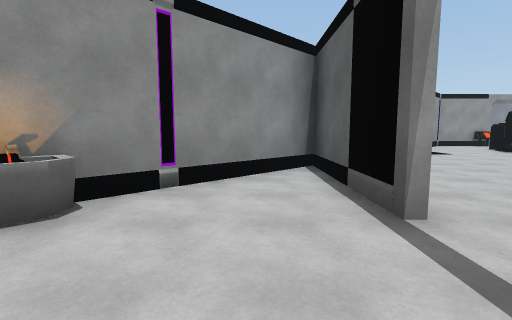
[1] (above)

20 first-person views from a walk through a 3-D level made in the Unity game engine. The camera is 1.5 m above the floor, tilts 6° down and sees 85° across. The floor is counted in squares, 2 m on a side. Each view is taken from the middle of a square. On the plan, view 1 faces up. The plan holds only what a view shows up to about 10 squares ahead; the rest is blank. The place goes on beyond the plan. The player is left out.

[2]
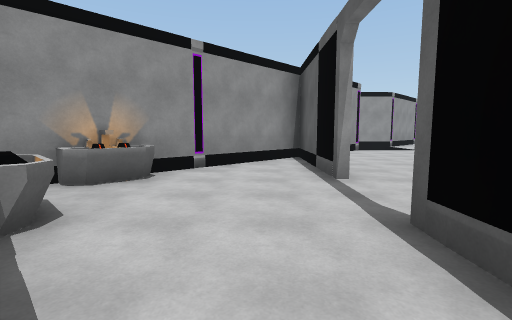

[3]
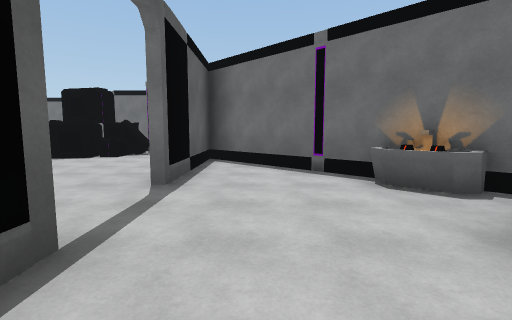

[4]
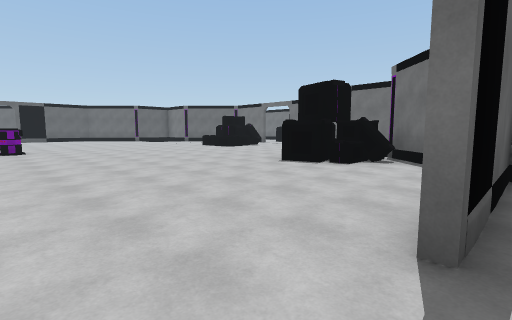

[5]
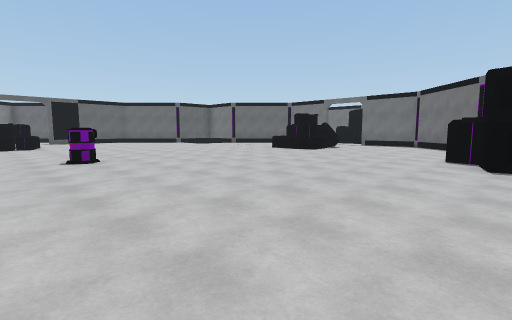

[6]
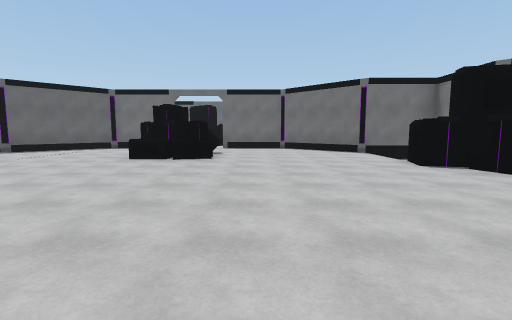

[7]
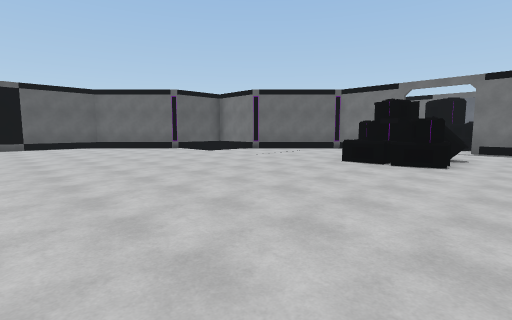

[8]
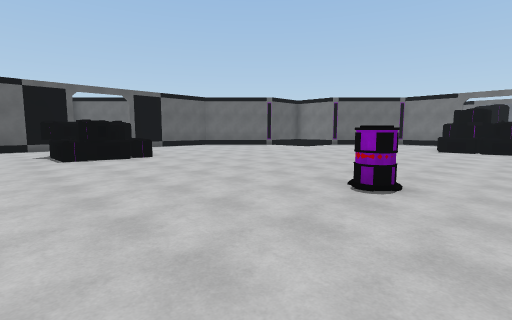

[9]
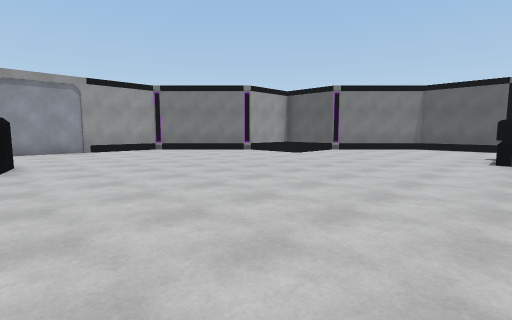

[10]
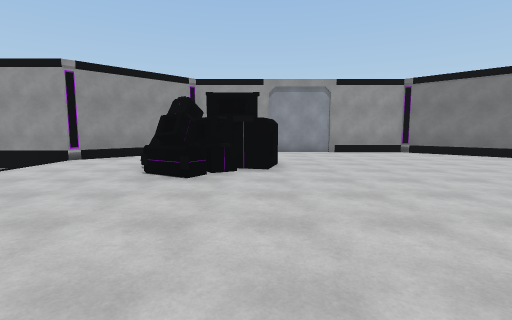

[11]
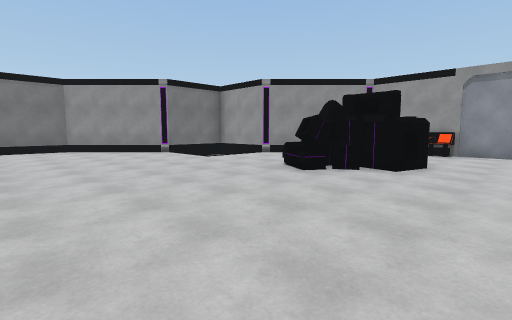

[12]
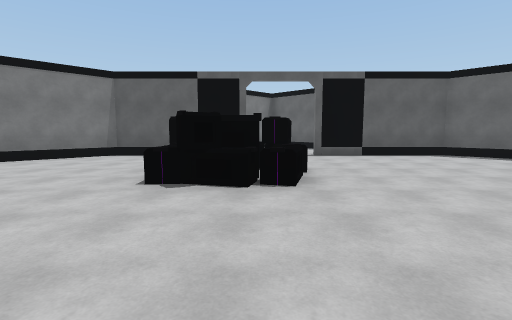

[13]
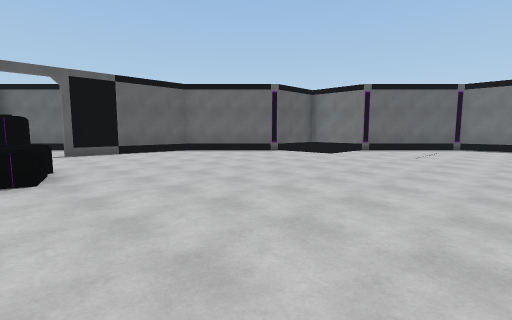

[14]
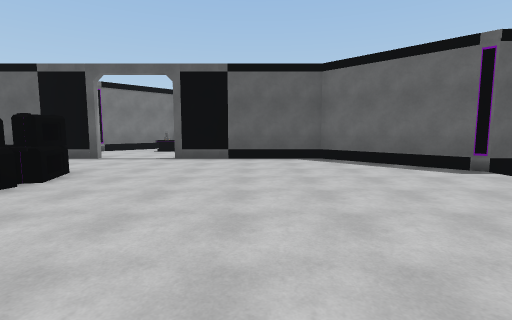

[15]
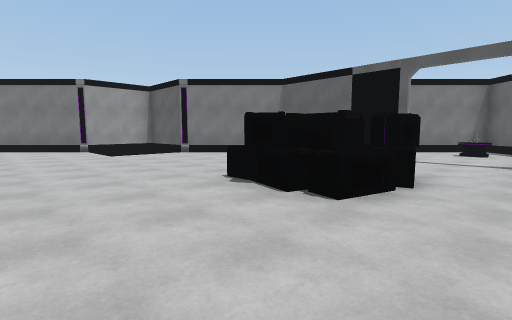

[16]
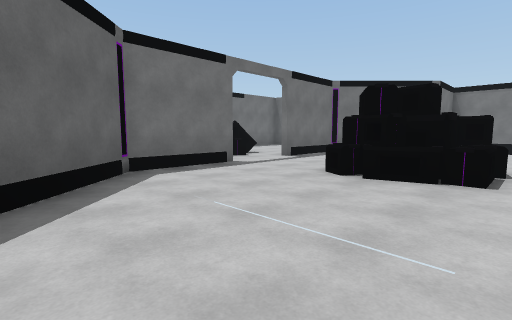

[17]
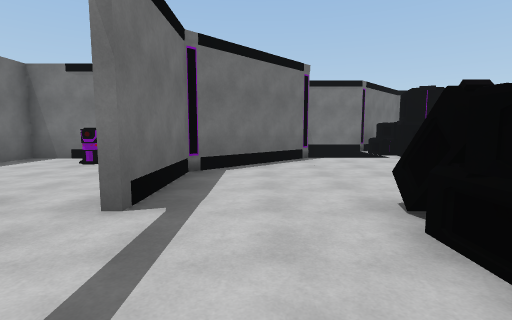

[18]
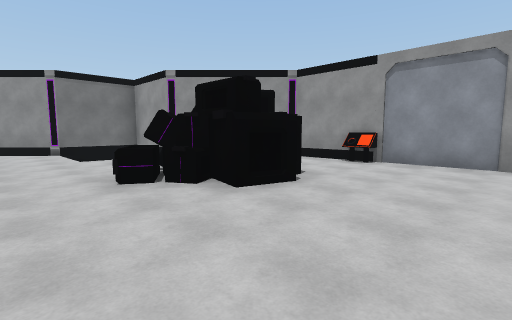

[19]
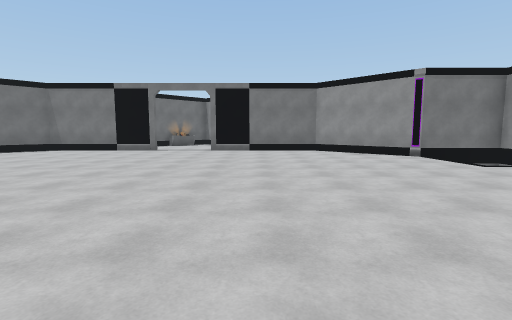

[20]
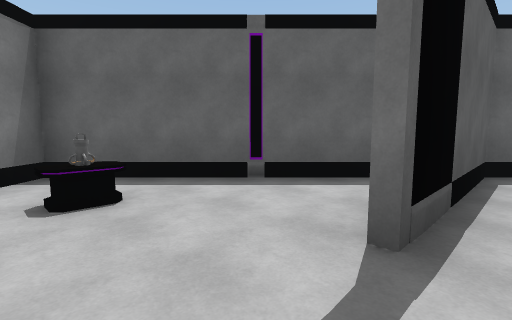

### Floor plan
Points are (right, up) in squares from view 1. A wall is a line through its corners. A room is listed if a view was taken in it or the views show most of it. See-through windows are left out.
Room 1 (views 1, 2, 3, 4)
walls: (-3.1, 0.8) (0.3, -2.7); (1.2, 2.2) (1.2, 6.1); (0.3, 5.1) (-3.3, 1.5); (1.2, -3.6) (1.2, 0.2)
ways out: opening at (1, 1.5) to room 2
objects: sink (-2, 0); sink (-2, 2); other object (-1, 0); other object (-1, 2)
Room 2 (views 5, 6, 7, 8, 9, 10, 11, 12, 13, 14, 15, 16, 17, 18, 19, 20)
walls: (23.5, 2.3) (23.5, 6.2) (21, 8.7); (21, -6.8) (21, -6.3) (23.5, -3.8) (23.5, 0.3); (18.7, 11) (16, 13.8) (9.1, 13.8); (6.2, -8.5) (8.9, -11.2) (11.5, -11.2); (13.5, -11.2) (16.1, -11.2) (18.8, -8.5); (1.9, -4.2) (4, -6.3) (4, -8.1); (1.5, 6.4) (1.5, 4.5); (8, 12.8) (6.3, 11) (4, 11) (4, 8.8) (0.3, 5.1); (11.4, 13.8) (11.2, 13.3); (11.4, 13.9) (11.4, 13.3); (0.3, -2.7) (1.2, -3.6)
low walls: (11.2, 13.3) (10.6, 13.3)
ways out: opening at (1, 1.5) to room 1; opening at (12.5, -11); opening at (24, 1.5)
objects: other object (4, -6) to (6, -4); other object (9, 9) to (11, 11); other object (11, -8) to (13, -7); other object (13, 1); other object (19, 1) to (21, 3)

Positions as (right, up) in squares from view 1, and headings:
1: (0, 0), facing up
2: (0, -2), facing up
3: (0, 4), facing down
4: (1, 2), facing down-right
5: (5, 3), facing down-right
6: (10, 1), facing down
7: (10, 0), facing down-right
8: (11, 5), facing down-right
9: (11, 3), facing up-right
10: (11, 4), facing up
11: (13, 4), facing up-left
12: (15, 2), facing right
13: (14, 2), facing down-right
14: (16, -2), facing right
15: (16, 0), facing up-right
16: (18, -6), facing down-left
17: (14, -10), facing left
18: (14, 7), facing up-left
19: (12, 4), facing left
20: (23, 2), facing down-right
